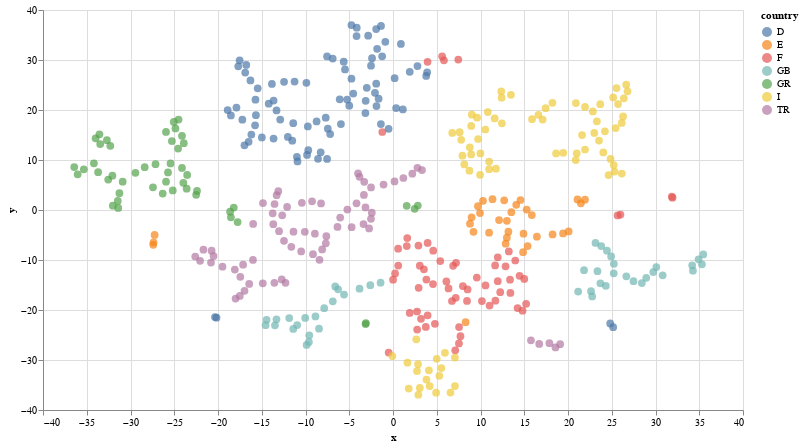

Notebook source saved alongside this figure:
### Code cell
alt.Chart(tsne_df).mark_circle(size=60).encode(
    x='x',
    y='y',
    color='country',
    tooltip=['place', 'country']
).properties(width=700, height=400)

### Figure 1 — Vega-Lite specification as saved in the notebook (floating-point values rounded to 4 significant figures; data arrays with more than 128 entries replaced by an {"elided": "..."} marker saying what was removed)
{"config": {"view": {"continuousWidth": 400, "continuousHeight": 300}}, "data": {"name": "data-03e8c70e4acca1cb71c2ed3112515cab"}, "mark": {"type": "circle", "size": 60}, "encoding": {"color": {"field": "country", "type": "nominal"}, "tooltip": [{"field": "place", "type": "nominal"}, {"field": "country", "type": "nominal"}], "x": {"field": "x", "type": "quantitative"}, "y": {"field": "y", "type": "quantitative"}}, "height": 400, "width": 700, "$schema": "https://vega.github.io/schema/vega-lite/v4.17.0.json", "datasets": {"data-03e8c70e4acca1cb71c2ed3112515cab": {"elided": "421 records"}}}
